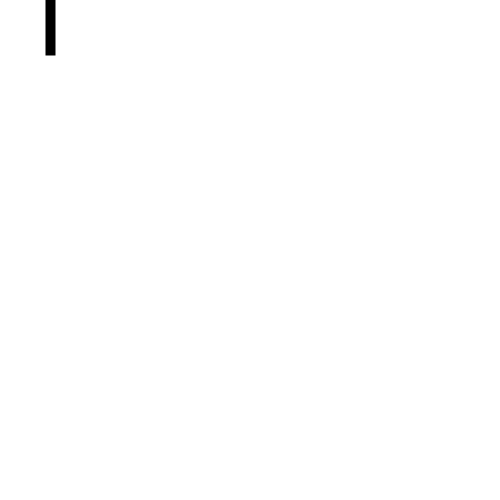
Frame 1 (no input)
Frame 60 (the mouse pressed at the canvas centre just before this capture): identical to frame 1, image omitted
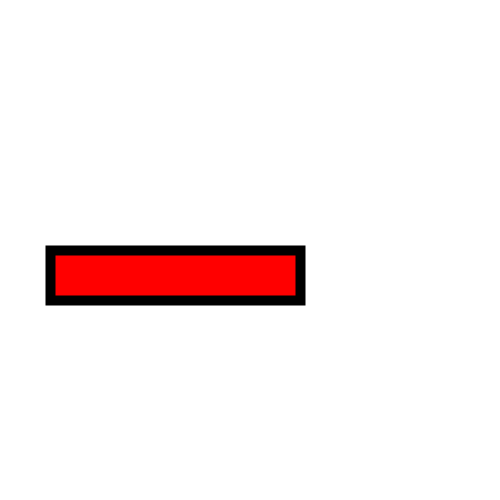
Frame 120 (the mouse held since frame 60 and released just before this capture)

The Processing sketch that drew these frames (run headless with seeded random() and noise(); from frame 60 on, the mouse is pressed at the canvas centre):

// Processing sketch: processing_35199
// ── processing_35199.pde

void setup ()
{size(500,500);
background(255);
frameRate(30);
fill(255,0,0);
stroke(0,0,0);
strokeWeight(10);}

void draw()
{background(255);
rect(50,mouseX,mouseY,50);}
